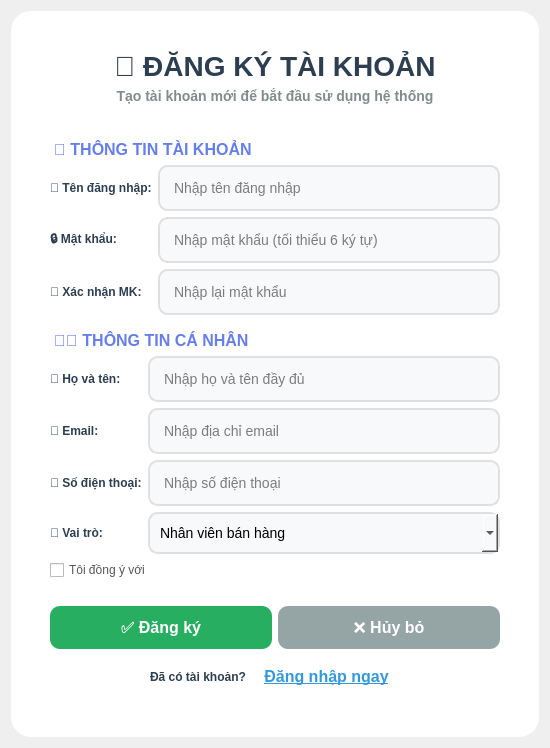
<?xml version="1.0" encoding="UTF-8"?>
<ui version="4.0">
 <class>RegisterDialog</class>
 <widget class="QDialog" name="RegisterDialog">
  <property name="geometry">
   <rect>
    <x>0</x>
    <y>0</y>
    <width>550</width>
    <height>700</height>
   </rect>
  </property>
  <property name="windowTitle">
   <string>Đăng ký tài khoản</string>
  </property>
  <property name="styleSheet">
   <string notr="true">
    QDialog {
        background: qlineargradient(x1:0, y1:0, x2:1, y2:1,
            stop:0 #667eea, stop:1 #764ba2);
    }
    QFrame#frameRegister {
        background-color: white;
        border-radius: 20px;
        padding: 30px;
    }
    QLabel#lblTitle {
        font-size: 28px;
        font-weight: bold;
        color: #2c3e50;
    }
    QLabel#lblSubtitle {
        font-size: 14px;
        color: #7f8c8d;
        margin-bottom: 20px;
    }
    QLabel {
        color: #2c3e50;
        font-weight: bold;
    }
    QLineEdit {
        padding: 12px;
        border: 2px solid #e0e0e0;
        border-radius: 10px;
        font-size: 14px;
        background-color: #f8f9fa;
    }
    QLineEdit:focus {
        border-color: #667eea;
        background-color: white;
    }
    QComboBox {
        padding: 10px;
        border: 2px solid #e0e0e0;
        border-radius: 10px;
        font-size: 14px;
        background-color: #f8f9fa;
    }
    QComboBox:focus {
        border-color: #667eea;
    }
    QPushButton {
        border-radius: 10px;
        padding: 12px;
        font-size: 16px;
        font-weight: bold;
    }
    QPushButton#btnRegister {
        background-color: #27ae60;
        color: white;
    }
    QPushButton#btnRegister:hover {
        background-color: #2ecc71;
    }
    QPushButton#btnCancel {
        background-color: #95a5a6;
        color: white;
    }
    QPushButton#btnCancel:hover {
        background-color: #7f8c8d;
    }
    QPushButton#btnLogin {
        background-color: #3498db;
        color: white;
    }
    QPushButton#btnLogin:hover {
        background-color: #2980b9;
    }
    QCheckBox {
        color: #555;
    }
    QLabel#lblError {
        color: #e74c3c;
        font-size: 12px;
    }
    QLabel#lblSuccess {
        color: #27ae60;
        font-size: 12px;
    }
   </string>
  </property>
  <layout class="QVBoxLayout" name="verticalLayout">
   <item>
    <widget class="QFrame" name="frameRegister">
     <layout class="QVBoxLayout" name="verticalLayout_2">
      <item>
       <widget class="QLabel" name="lblTitle">
        <property name="text">
         <string>📝 ĐĂNG KÝ TÀI KHOẢN</string>
        </property>
        <property name="alignment">
         <set>Qt::AlignCenter</set>
        </property>
       </widget>
      </item>
      <item>
       <widget class="QLabel" name="lblSubtitle">
        <property name="text">
         <string>Tạo tài khoản mới để bắt đầu sử dụng hệ thống</string>
        </property>
        <property name="alignment">
         <set>Qt::AlignCenter</set>
        </property>
       </widget>
      </item>
      
      <item>
       <spacer name="verticalSpacer">
        <property name="orientation">
         <enum>Qt::Vertical</enum>
        </property>
        <property name="sizeHint" stdset="0">
         <size>
          <width>20</width>
          <height>20</height>
         </size>
        </property>
       </spacer>
      </item>
      
      <!-- Thông tin tài khoản -->
      <item>
       <widget class="QLabel" name="lblAccountInfo">
        <property name="text">
         <string>🔐 THÔNG TIN TÀI KHOẢN</string>
        </property>
        <property name="font">
         <font>
          <pointsize>12</pointsize>
          <weight>75</weight>
          <bold>true</bold>
         </font>
        </property>
        <property name="styleSheet">
         <string notr="true">color: #667eea; margin-top: 10px;</string>
        </property>
       </widget>
      </item>
      
      <item>
       <layout class="QGridLayout" name="gridLayout">
        <item row="0" column="0">
         <widget class="QLabel" name="lblUsername">
          <property name="text">
           <string>👤 Tên đăng nhập:</string>
          </property>
         </widget>
        </item>
        <item row="0" column="1">
         <widget class="QLineEdit" name="txtUsername">
          <property name="placeholderText">
           <string>Nhập tên đăng nhập</string>
          </property>
         </widget>
        </item>
        <item row="1" column="0">
         <widget class="QLabel" name="lblPassword">
          <property name="text">
           <string>🔒 Mật khẩu:</string>
          </property>
         </widget>
        </item>
        <item row="1" column="1">
         <widget class="QLineEdit" name="txtPassword">
          <property name="echoMode">
           <enum>QLineEdit::Password</enum>
          </property>
          <property name="placeholderText">
           <string>Nhập mật khẩu (tối thiểu 6 ký tự)</string>
          </property>
         </widget>
        </item>
        <item row="2" column="0">
         <widget class="QLabel" name="lblConfirmPassword">
          <property name="text">
           <string>🔐 Xác nhận MK:</string>
          </property>
         </widget>
        </item>
        <item row="2" column="1">
         <widget class="QLineEdit" name="txtConfirmPassword">
          <property name="echoMode">
           <enum>QLineEdit::Password</enum>
          </property>
          <property name="placeholderText">
           <string>Nhập lại mật khẩu</string>
          </property>
         </widget>
        </item>
       </layout>
      </item>
      
      <item>
       <spacer name="verticalSpacer_2">
        <property name="orientation">
         <enum>Qt::Vertical</enum>
        </property>
        <property name="sizeHint" stdset="0">
         <size>
          <width>20</width>
          <height>10</height>
         </size>
        </property>
       </spacer>
      </item>
      
      <!-- Thông tin cá nhân -->
      <item>
       <widget class="QLabel" name="lblPersonalInfo">
        <property name="text">
         <string>👨‍💼 THÔNG TIN CÁ NHÂN</string>
        </property>
        <property name="font">
         <font>
          <pointsize>12</pointsize>
          <weight>75</weight>
          <bold>true</bold>
         </font>
        </property>
        <property name="styleSheet">
         <string notr="true">color: #667eea; margin-top: 10px;</string>
        </property>
       </widget>
      </item>
      
      <item>
       <layout class="QGridLayout" name="gridLayout_2">
        <item row="0" column="0">
         <widget class="QLabel" name="lblFullName">
          <property name="text">
           <string>📛 Họ và tên:</string>
          </property>
         </widget>
        </item>
        <item row="0" column="1">
         <widget class="QLineEdit" name="txtFullName">
          <property name="placeholderText">
           <string>Nhập họ và tên đầy đủ</string>
          </property>
         </widget>
        </item>
        <item row="1" column="0">
         <widget class="QLabel" name="lblEmail">
          <property name="text">
           <string>📧 Email:</string>
          </property>
         </widget>
        </item>
        <item row="1" column="1">
         <widget class="QLineEdit" name="txtEmail">
          <property name="placeholderText">
           <string>Nhập địa chỉ email</string>
          </property>
         </widget>
        </item>
        <item row="2" column="0">
         <widget class="QLabel" name="lblPhone">
          <property name="text">
           <string>📱 Số điện thoại:</string>
          </property>
         </widget>
        </item>
        <item row="2" column="1">
         <widget class="QLineEdit" name="txtPhone">
          <property name="placeholderText">
           <string>Nhập số điện thoại</string>
          </property>
         </widget>
        </item>
        <item row="3" column="0">
         <widget class="QLabel" name="lblRole">
          <property name="text">
           <string>🎯 Vai trò:</string>
          </property>
         </widget>
        </item>
        <item row="3" column="1">
         <widget class="QComboBox" name="cboRole">
          <item>
           <property name="text">
            <string>Nhân viên bán hàng</string>
           </property>
          </item>
          <item>
           <property name="text">
            <string>Quản lý kho</string>
           </property>
          </item>
          <item>
           <property name="text">
            <string>Kế toán</string>
           </property>
          </item>
         </widget>
        </item>
       </layout>
      </item>
      
      <item>
       <spacer name="verticalSpacer_3">
        <property name="orientation">
         <enum>Qt::Vertical</enum>
        </property>
        <property name="sizeHint" stdset="0">
         <size>
          <width>20</width>
          <height>10</height>
         </size>
        </property>
       </spacer>
      </item>
      
      <!-- Điều khoản -->
      <item>
       <widget class="QCheckBox" name="chkTerms">
        <property name="text">
         <string>Tôi đồng ý với <a href="#">Điều khoản sử dụng</a> và <a href="#">Chính sách bảo mật</a></string>
        </property>
       </widget>
      </item>
      
      <!-- Thông báo lỗi/thành công -->
      <item>
       <widget class="QLabel" name="lblMessage">
        <property name="text">
         <string></string>
        </property>
        <property name="alignment">
         <set>Qt::AlignCenter</set>
        </property>
        <property name="wordWrap">
         <bool>true</bool>
        </property>
       </widget>
      </item>
      
      <item>
       <spacer name="verticalSpacer_4">
        <property name="orientation">
         <enum>Qt::Vertical</enum>
        </property>
        <property name="sizeHint" stdset="0">
         <size>
          <width>20</width>
          <height>20</height>
         </size>
        </property>
       </spacer>
      </item>
      
      <!-- Các nút -->
      <item>
       <layout class="QHBoxLayout" name="buttonLayout">
        <item>
         <widget class="QPushButton" name="btnRegister">
          <property name="text">
           <string>✅ Đăng ký</string>
          </property>
          <property name="default">
           <bool>true</bool>
          </property>
         </widget>
        </item>
        <item>
         <widget class="QPushButton" name="btnCancel">
          <property name="text">
           <string>❌ Hủy bỏ</string>
          </property>
         </widget>
        </item>
       </layout>
      </item>
      
      <item>
       <layout class="QHBoxLayout" name="loginLayout">
        <item>
         <spacer name="horizontalSpacer">
          <property name="orientation">
           <enum>Qt::Horizontal</enum>
          </property>
          <property name="sizeHint" stdset="0">
           <size>
            <width>40</width>
            <height>20</height>
           </size>
          </property>
         </spacer>
        </item>
        <item>
         <widget class="QLabel" name="lblHaveAccount">
          <property name="text">
           <string>Đã có tài khoản?</string>
          </property>
         </widget>
        </item>
        <item>
         <widget class="QPushButton" name="btnLogin">
          <property name="text">
           <string>Đăng nhập ngay</string>
          </property>
          <property name="flat">
           <bool>true</bool>
          </property>
          <property name="styleSheet">
           <string notr="true">color: #3498db; text-decoration: underline; background: transparent;</string>
          </property>
         </widget>
        </item>
        <item>
         <spacer name="horizontalSpacer_2">
          <property name="orientation">
           <enum>Qt::Horizontal</enum>
          </property>
          <property name="sizeHint" stdset="0">
           <size>
            <width>40</width>
            <height>20</height>
           </size>
          </property>
         </spacer>
        </item>
       </layout>
      </item>
     </layout>
    </widget>
   </item>
  </layout>
 </widget>
</ui>
